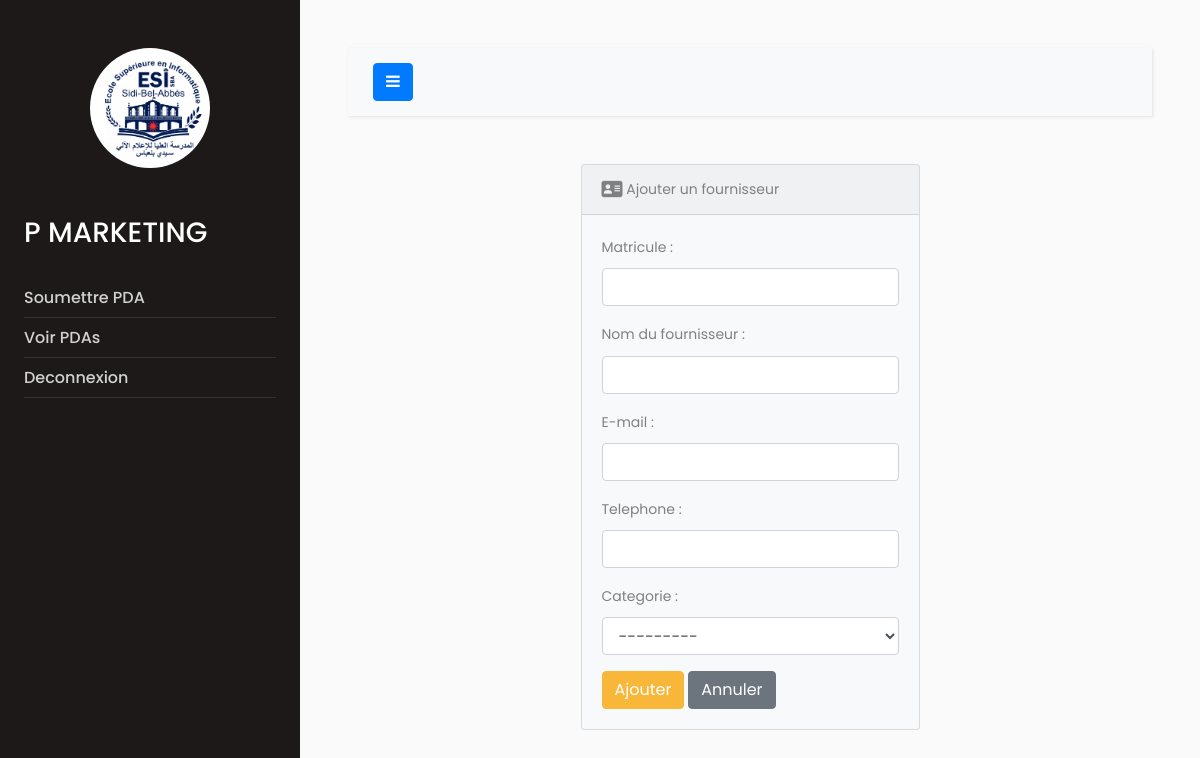
The page /icosnet/create_fournisseur/ (signed in) on the database its author committed.
### comptes/models.py (models this page shows, shortened)
class User(AbstractBaseUser, PermissionsMixin):
    first_name = models.CharField(_("Prénom"), max_length=150, blank=False,null=False)
    last_name = models.CharField(_("Nom"), max_length=150, blank=False,null=False)
    email = models.EmailField(_("Adresse e-mail"), blank=False,null=False,unique=True)
    matricule = models.CharField(_("Matricule"), max_length=20, blank=False,null=False)
    is_staff = models.BooleanField(
        _("staff status"),
        default=False,
    )
    is_active = models.BooleanField(
        _("compte activé"),
        default=True,)
    date_joined = models.DateTimeField(_("date joined"), default=timezone.now)
    departement = models.ForeignKey(Structure,on_delete=models.PROTECT,null=False,blank=False,related_name='personnel')
    responsable = models.BooleanField(default=False)
    profile_picture = models.ImageField(upload_to='profile_pics', blank=True, null=True)
    groups = models.ManyToManyField(
        Group,
        verbose_name=_('groups'),
        blank=True,
        related_name='comptes_users',
    )
    user_permissions = models.ManyToManyField(
        Permission,
        verbose_name=_('user permissions'),
        blank=True,
        related_name='comptes_users_permissions',  # Add a related_name to avoid clashes
        help_text=_('Specific permissions for this user.'),
        error_messages={
            'add': _('The permission was not added.'),
            'remove': _('The permission was not removed.'),
        },
    )
    objects = UserManager()
    USERNAME_FIELD = "email"
    REQUIRED_FIELDS = ["first_name","last_name","matricule"]
    class Meta:
        verbose_name = _("utilisateur")
        verbose_name_plural = _("utilisateurs")

### core/models.py (models this page shows)
class Categorie(models.Model):
    nom = models.CharField(_("Catégorie"),max_length=250,null=True,blank=True)
    def __str__(self):
        return self.nom

### core/views.py (the view)
# urls.py: path('create_fournisseur/', views.create_fournisseur, name='create_fournisseur'),
def create_fournisseur(request):
    if request.method == 'POST':
        form = FournisseurForm(request.POST)
        if form.is_valid():
            form.save()
            return redirect('core:list_fournisseurs')
    else:
        form = FournisseurForm()
    return render(request, 'core/create_fournisseur.html', {'form': form})

### core/forms.py
class FournisseurForm(forms.ModelForm):
    class Meta:
        model = Fournisseur
        fields = ["matricule","nom","email","telephone","categorie"]
        widgets = {
            "matricule": TextInput(attrs={"class":"form-control","type":"text" }),
            "nom": TextInput(attrs={"class":"form-control","type":"text" }),
            "email": TextInput(attrs={"class":"form-control","type":"email" }),
            "telephone":TextInput(attrs={"class":"form-control","type":"tel" }),
            "categorie":Select(attrs={"class":"form-control","aria-label":"Default select example" }),
        }

### core/templates/core/create_fournisseur.html (shortened to what this page needs)
{% extends 'core/home.html' %}
{% block body %}
<div class="m-5">
    <div class="row justify-content-center">
        <div class="col-6">
          <div class="card bg-light mb-3">
            <div class="card-header">
              <i class="fa-solid fa-address-card fa-lg"></i> Ajouter un fournisseur
            </div>
            <div class="card-body">
              <form action="{% url 'core:create_fournisseur' %}" method="POST">
                {{ form.as_p }}
                <button type="submit" class="btn btn-primary"> Ajouter</button>
                <a href="{% url 'core:index' %}" class="btn btn-secondary">Annuler</a>
              </form>
            </div>
          </div>
        </div>
      </div>
 </div>
{%endblock%}

### core/templates/core/home.html (shortened to what this page needs)
{% load static %}
<!doctype html>
<html lang="en">
  <head>
    <link rel="stylesheet" href="https://cdnjs.cloudflare.com/ajax/libs/font-awesome/6.4.2/css/all.min.css" />
		<link rel="stylesheet" href="https://stackpath.bootstrapcdn.com/font-awesome/4.7.0/css/font-awesome.min.css">
        <link rel="stylesheet" href="{% static 'core/home.css' %}">
  </head>
  <body>
		<div class="wrapper d-flex align-items-stretch">
			<nav id="sidebar">
				<div class="p-4 pt-5">
		  		<a href="#" class="img logo rounded-circle mb-5" style="background-image: url({{ user.profile_picture.url }});"></a>
                <h3> {{ user.first_name.capitalize }} {{ user.last_name.upper }} <h3>
	        <ul class="list-unstyled components mb-5">
	          <li>
	              <a href="{% url 'core:create_predemande' %}">Soumettre PDA</a>
	          </li>
	          <li>
              <a href="{% url 'core:index' %}">Voir PDAs</a>
	          </li>
	          <li>
              <a href="{% url 'custom_logout' %}">Deconnexion</a>
	          </li>
	        </ul>
	      </div>
    	</nav>
      <div id="content" class="p-4 p-md-5">
        <nav class="navbar navbar-expand-lg navbar-light bg-light">
          <div class="container-fluid">
            <button type="button" id="sidebarCollapse" class="btn btn-primary">
              <i class="fa fa-bars"></i>
            </button>
          </div>
        </nav>
        {%block body%}{%endblock%}
      </div>
		</div>
  </body>
</html>

### rows shown on the page
User: profile_picture (picture), first_name "P", last_name "MARKETING"
